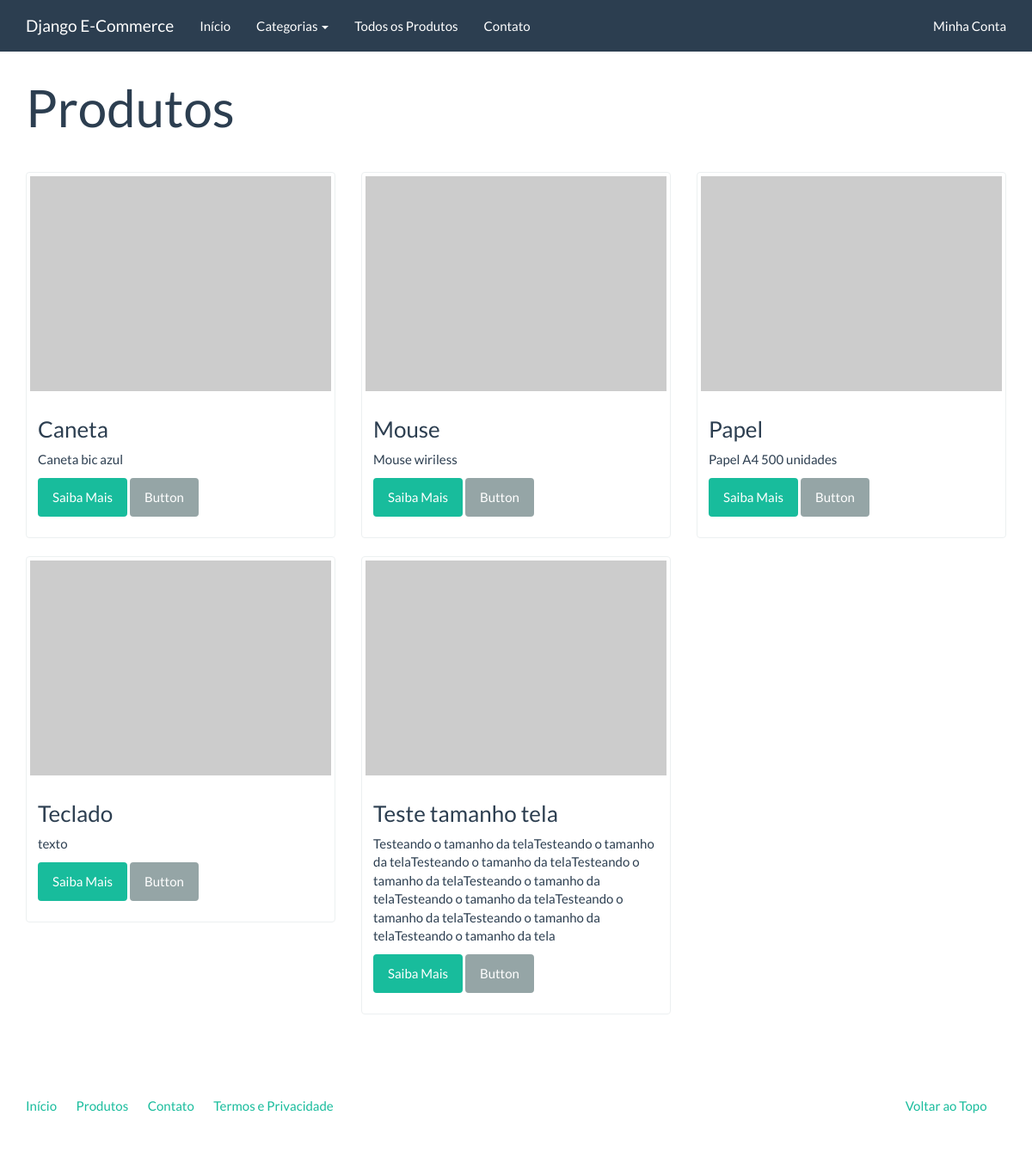
The page /produtos/ on the database as committed earlier.
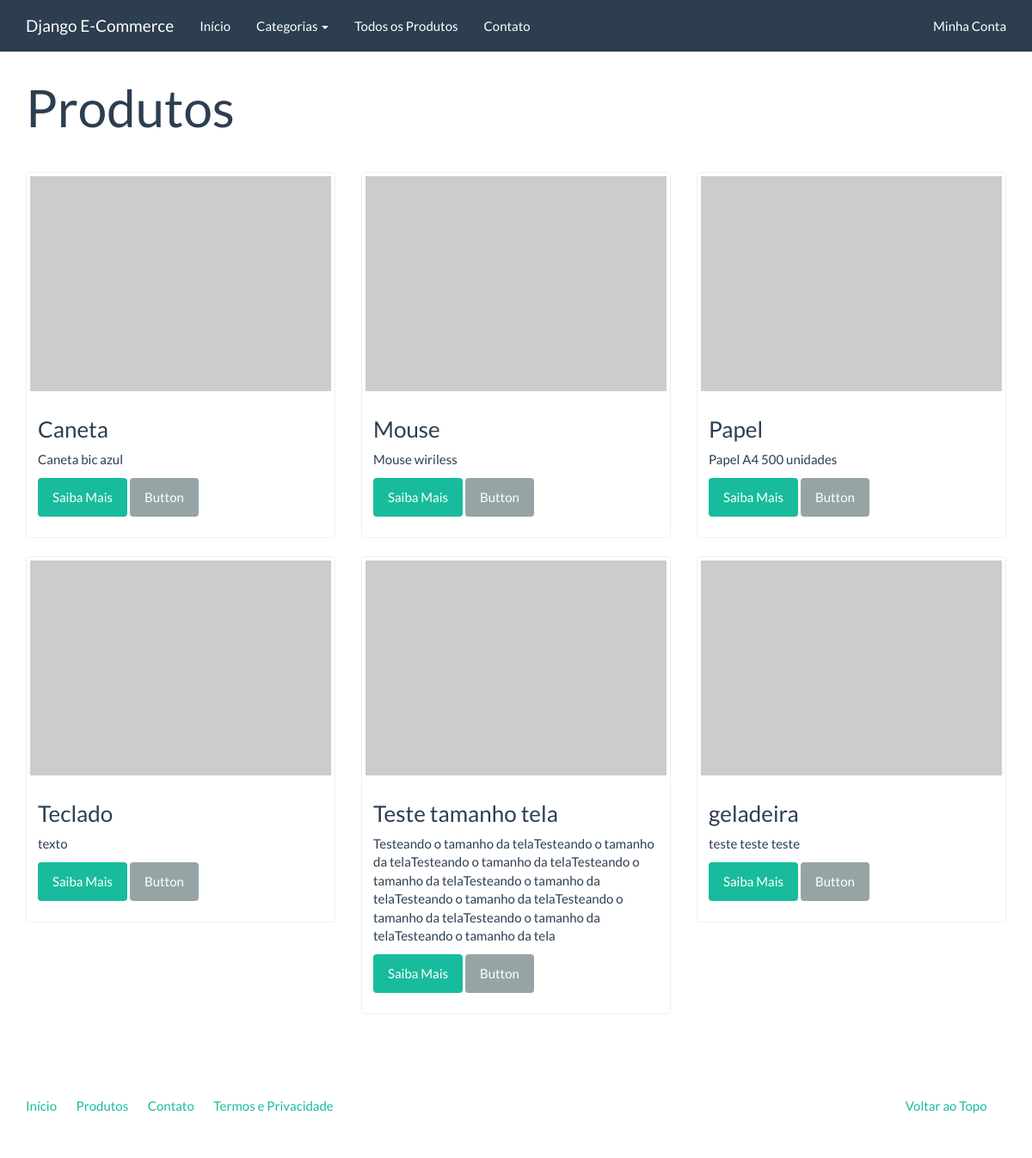
The same page on the database as committed later.
### catalog/models.py (models this page shows, shortened)
class Product(models.Model):
    name = models.CharField('Nome', max_length=100)
    slug = models.SlugField('Identificador', max_length=100)
    category = models.ForeignKey('catalog.Category', verbose_name='Categoria', on_delete=models.PROTECT)
    description = models.TextField('Descrição', blank=True)
    price = models.DecimalField('Preço', decimal_places=2, max_digits=10)
    created = models.DateTimeField('Criado em', auto_now_add=True)
    modified = models.DateTimeField('modificado em', auto_now=True)
    class Meta:
        verbose_name = 'Produto'
        verbose_name_plural = 'Produtos'
        ordering = ['name']

### catalog/views.py (the view)
# urls.py: path('produtos/', product_list, name='product_list'),
def product_list(request):
    products = Product.objects.all()
    return render(request, 'catalog/product_list.html',{"products": products} )

### catalog/context_processors.py (called while the page is built)
def categories(request):
    return {
        'categories': Category.objects.all()
    }

### catalog/models.py (called while the page is built)
    def __str__(self):
        return self.name

### catalog/templates/catalog/product_list.html (shortened to what this page needs)
{% extends "base.html" %}
{% block container %}
<div class="page-header">
    <h1>Produtos</h1>
</div>
<div class="row">
    {% for product in products %}
    <div class="col-sm-6 col-md-4">
        <div class="thumbnail">
            <a href="{% url 'produto_unitario' product.slug %}">
                <img src="http://placehold.it/350x250" alt="" />
            </a>
            <div class="caption">
                <h3>{{ product.name }}</h3>
                <p>{{ product.description |linebreaks }}</p>
                <p><a href="{% url 'produto_unitario' product.slug %}" class="btn btn-success" role="button">Saiba Mais</a> <a href="#" class="btn btn-default" role="button">Button</a></p>
            </div>
        </div>
    </div>
    {%endfor%}
</div>
{% endblock %}

Rows that differ between the two databases and show on the page:
added Product: name "geladeira", description "teste teste teste"
